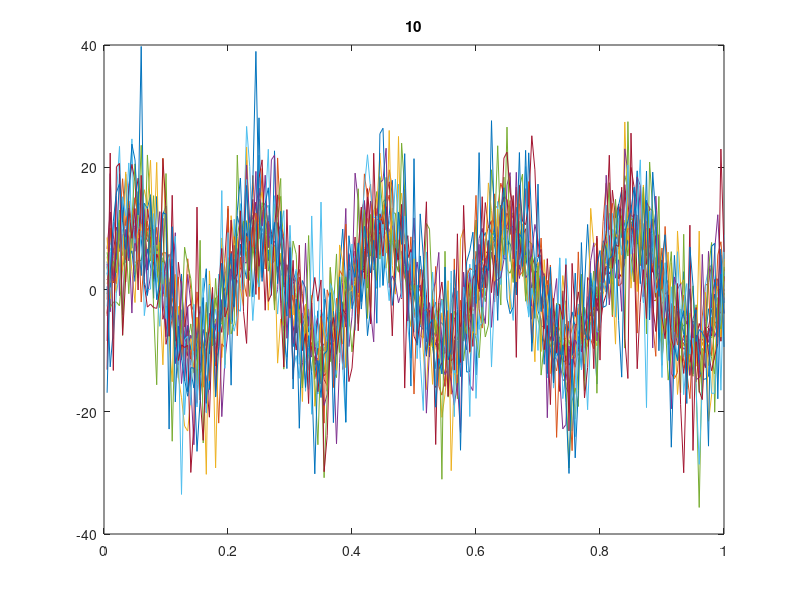

This chart was generated by the following MATLAB code:
% Test agreement  between two time-series: Sine-waves with random noise

% Generate two time-series
fs      = 200; % Sampling frequency (samples per second) 
dt      = 1/fs; % seconds per sample 
StopTime = 1; % seconds 
t = (dt:dt:StopTime); % seconds 
Freq = 5; % Sine wave frequency (hertz) 


for aa = 0:10

x = sin(2*pi*Freq*t)*10+randn(1,length(t))*aa;
y = sin(2*pi*Freq*t)*10+randn(1,length(t))*aa;

figure(1);
% subplot(2,5,aa); 
plot(t, x); hold on
% subplot(2,5,aa); 
plot(t, y);
title(aa)

dat = [x; y];   % N observers vs M samples

%% Test with kriAplha function
% tic
% alpha1(aa) = kriAlpha(dat, 'interval');
% toc
%% New method
% TO DO:
% * Option to specify resolution
allvals = unique(dat(:));
N = 100;        % 100 = Default in linspace




end